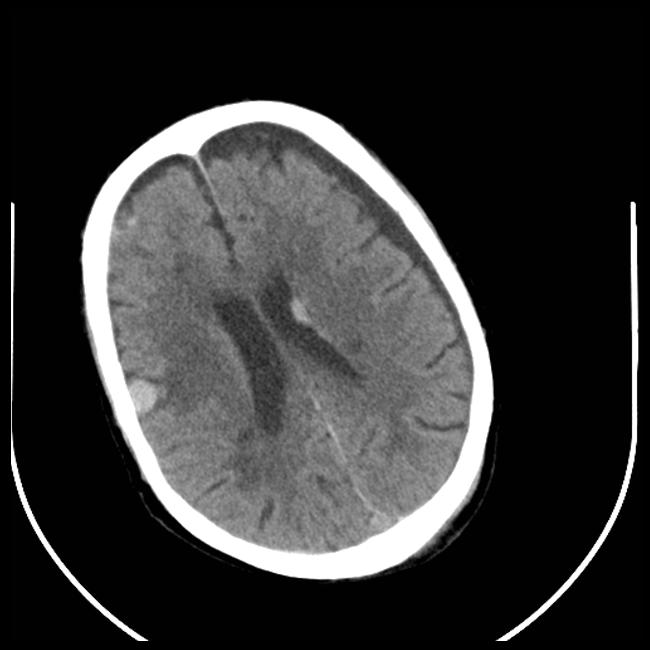
#> input picture img/92 (27).png, 650 x 650 px; its folder holds only this picture in this run
$ python main-kapur.py
#> lines starting #> are read from the running program, lines starting #| are printed output that depends on the picture
### src/segmentacion_kapur.py
import matplotlib.pyplot as plt
import numpy as np
import cv2
import pandas as pd
import os
import requests
import base64
from scipy.ndimage import label
import skimage.morphology
import skimage.measure
from skimage.measure import regionprops, label
import math
import random as rnd

class RSA:
    def __init__(self, image, N, T, lb, ub, dim):
        self.N = N
        self.T = T
        self.lb = lb
        self.ub = ub
        self.dim = dim
        self.image = image

    def initialization(self):
        X = np.random.rand(self.N, self.dim) * (self.ub - self.lb) + self.lb
        return X

    def objective_function(self,thresholds):
        # Histogram of the image
        histogram, _ = np.histogram(self.image, bins=256, range=(0, 256), density=True)
        thresholds = [int(round(t)) for t in thresholds]
        thresholds = sorted(thresholds)

        p_regions = []
        w_regions = []
        A_regions = []
        J = 0

        for region_idx in range(len(thresholds) + 1):
            start = 0 if region_idx == 0 else thresholds[region_idx - 1]
            end = thresholds[region_idx] if region_idx < len(thresholds) else 255

            p_region = [histogram[i] / np.sum(histogram) for i in range(start, end)]
            p_regions.append(p_region)
            w_regions.append(np.sum(p_region))

            A_region = [-(p / w_regions[region_idx]) * np.log(p / w_regions[region_idx]) if p > 0 else 0.001 for p in p_region]
            A_regions.append(A_region)

            J += np.sum(A_region)

        return J


    def resolve(self):
        #print('RSA está trabajando en tu problema')
        Best_P = np.zeros(self.dim)  # best positions
        Best_F = 0.0  # best fitness

        X = self.initialization()  # Initialize the positions of solution
        Xnew = np.zeros((self.N, self.dim))
        Conv = np.zeros(self.T)  # Convergence array

        t = 1  # starting iteration
        Alpha = 0.1  # the best value 0.1
        Beta = 0.1  # the best value 0.005

        Ffun = np.zeros(X.shape[0])  # (old fitness values)
        Ffun_new = np.zeros(X.shape[0])  # (new fitness values)

        for i in range(X.shape[0]):
            Ffun[i] = self.objective_function(X[i, :])  # Calculate the fitness values of solutions
            if Ffun[i] > Best_F:
                Best_F = Ffun[i]
                Best_P = X[i, :]

        while t < self.T + 1:  # Main loop
            ES = 2 * np.random.randn() * (1 - (t / self.T))  # Probability Ratio

            for i in range(X.shape[0]):
                R = (Best_P - X[np.random.randint(0, X.shape[0])]) / ((Best_P) + np.finfo(float).eps)
                P = Alpha + (X[i, :] - np.mean(X[i, :])) / ((Best_P) * (self.ub - self.lb) + np.finfo(float).eps)
                Eta = Best_P * P

                if t < self.T / 4:
                    Xnew[i, :] = Best_P - Eta * Beta - R * np.random.rand()
                elif self.T / 4 <= t < 2 * self.T / 4:
                    Xnew[i, :] = Best_P * X[np.random.randint(0, X.shape[0])] * ES * np.random.rand()
                elif 2 * self.T / 4 <= t < 3 * self.T / 4:
                    Xnew[i, :] = Best_P * P * np.random.rand()
                else:
                    Xnew[i, :] = Best_P - Eta * np.finfo(float).eps - R * np.random.rand()

                Flag_UB = Xnew[i, :] > self.ub  # check if they exceed (up) the boundaries
                Flag_LB = Xnew[i, :] < self.lb  # check if they exceed (down) the boundaries
                Xnew[i, :] = (Xnew[i, :] * (~(Flag_UB + Flag_LB))) + self.ub * Flag_UB + self.lb * Flag_LB
                Ffun_new[i] = self.objective_function(Xnew[i, :])

                if Ffun_new[i] > Ffun[i]:
                    X[i, :] = Xnew[i, :]
                    Ffun[i] = Ffun_new[i]
                if Ffun[i] > Best_F:
                    Best_F = Ffun[i]
                    Best_P = X[i, :]

            Conv[t-1] = Best_F  # Update the convergence curve

            #if t % 50 == 0:  # Print the best solution details after every 50 iterations
                #print(f"En la iteración {t}, la mejor solución tiene una aptitud de {Best_F}")
            t += 1

        return Best_F, Best_P, Conv

class TSO:
    def __init__(self, image, Particles_no, Max_iter, Low, Up, Dim):
        self.Particles_no = Particles_no
        self.Max_iter = Max_iter
        self.Low = Low
        self.Up = Up
        self.Dim = Dim
        self.image = image

    def initialization(self):
        X = np.random.rand(self.Particles_no, self.Dim) * (self.Up - self.Low) + self.Up
        return X

    def objective_function(self,thresholds):
        # Histogram of the image
        histogram, _ = np.histogram(self.image, bins=256, range=(0, 255), density=True)
        thresholds = [int(round(t)) for t in thresholds]
        thresholds = sorted(thresholds)

        p_regions = []
        w_regions = []
        A_regions = []
        J = 0

        for region_idx in range(len(thresholds) + 1):
            start = 0 if region_idx == 0 else thresholds[region_idx - 1]
            end = thresholds[region_idx] if region_idx < len(thresholds) else 255

            p_region = [histogram[i] / np.sum(histogram) for i in range(start, end)]
            p_regions.append(p_region)
            w_regions.append(np.sum(p_region))

            A_region = [-(p / w_regions[region_idx]) * np.log(p / w_regions[region_idx]) if p > 0 else 0.001 for p in p_region]
            A_regions.append(A_region)

            J += np.sum(A_region)

        return J

    def resolve(self):
        #print('TSO está trabajando en tu problema')
        Tuna1 = np.zeros(self.Dim)
        Tuna1_fit = float(0)
        T = self.initialization()
        Iter = 0
        aa = 0.7
        z = 0.05
        fitness = np.zeros(self.Particles_no)
        fit_old = np.zeros(self.Particles_no)
        C_old = np.zeros((self.Particles_no, self.Dim))
        while Iter < self.Max_iter:
            C = Iter / self.Max_iter
            a1 = aa + (1 - aa) * C
            a2 = (1 - aa) - (1 - aa) * C
            for i in range(T.shape[0]):
                Flag4ub = T[i, :] > self.Up
                Flag4lb = T[i, :] < self.Low
                T[i, :] = (T[i, :] * (~(Flag4ub + Flag4lb))) + self.Up * Flag4ub + self.Low * Flag4lb
                fitness[i] = self.objective_function(T[i, :])
                if fitness[i] > Tuna1_fit:
                    Tuna1_fit = fitness[i]
                    Tuna1 = T[i, :]

            if Iter == 0:
                fit_old = np.copy(fitness)
                C_old = np.copy(T)

            for i in range(self.Particles_no):
                if fit_old[i] > fitness[i]:
                    fitness[i] = fit_old[i]
                    T[i, :] = C_old[i, :]

            C_old = np.copy(T)
            fit_old = np.copy(fitness)
            t = (1 - Iter / self.Max_iter) ** (Iter / self.Max_iter)
            if np.random.rand() < z:
                T[0, :] = (self.Up - self.Low) * np.random.rand(self.Dim) + self.Low
            else:
                if 0.5 < np.random.rand():
                    r1 = np.random.rand()
                    Beta = np.exp(r1 * np.exp(3 * np.cos(np.pi * ((self.Max_iter - Iter + 1) / self.Max_iter)))) * (
                            np.cos(2 * np.pi * r1))
                    if C > np.random.rand():
                        T[0, :] = a1 * (Tuna1 + Beta * np.abs(Tuna1 - T[0, :])) + a2 * T[0, :]
                    else:
                        IndivRand = np.random.rand(self.Dim) * (self.Up - self.Low) + self.Low
                        T[0, :] = a1 * (IndivRand + Beta * np.abs(IndivRand - T[i, :])) + a2 * T[0, :]
                else:
                    TF = (np.random.rand() > 0.5) * 2 - 1
                    if 0.5 > np.random.rand():
                        T[0, :] = Tuna1 + np.random.rand(self.Dim) * (Tuna1 - T[0, :]) + TF * t ** 2 * (Tuna1 - T[0, :])
                    else:
                        T[0, :] = TF * t ** 2 * T[0, :]
            for i in range(1, self.Particles_no):
                if np.random.rand() < z:
                    T[i, :] = (self.Up - self.Low) * np.random.rand(self.Dim) + self.Low
                else:
                    if 0.5 < np.random.rand():
                        r1 = np.random.rand()
                        Beta = np.exp(r1 * np.exp(3 * np.cos(np.pi * ((self.Max_iter - Iter + 1) / self.Max_iter)))) * (
                                np.cos(2 * np.pi * r1))
                        if C > np.random.rand():
                            T[i, :] = a1 * (Tuna1 + Beta * np.abs(Tuna1 - T[i, :])) + a2 * T[i - 1, :]
                        else:
                            IndivRand = np.random.rand(self.Dim) * (self.Up - self.Low) + self.Low
                            T[i, :] = a1 * (IndivRand + Beta * np.abs(IndivRand - T[i, :])) + a2 * T[i - 1, :]
                    else:
                        TF = (np.random.rand() > 0.5) * 2 - 1
                        if 0.5 > np.random.rand():
                            T[i, :] = Tuna1 + np.random.rand(self.Dim) * (Tuna1 - T[i, :]) + TF * t ** 2 * (Tuna1 - T[i, :])
                        else:
                            T[i, :] = TF * t ** 2 * T[i, :]

            Iter += 1
            #if Iter % 50 == 0:  # Print the best solution details after every 50 iterations
                #print(f"En la iteración {Iter}, la mejor solución tiene una aptitud de {Tuna1_fit}")
        Convergence_curve = np.zeros(Iter)
        Convergence_curve[:Iter] = Tuna1_fit
        return Tuna1_fit, Tuna1, Convergence_curve

class HBA:
    # [132 lines left out: functions __init__, initialization, objective_function, check_constraint, fun_calcobjfunc, Intensity and 1 more, not called in this run]

class OPA:
    def __init__(self, image,N,tmax, lb, ub, dim):
        self.image = image
        self.dim = dim
        self.lb = lb
        self.ub = ub
        self.tmax = tmax
        self.N = N

    def initialization(self):
        X = np.random.rand(self.N, self.dim) * (self.ub - self.lb) + self.lb
        return X

    def objective_function(self,thresholds):
        # Histogram of the image
        histogram, _ = np.histogram(self.image, bins=256, range=(0, 256), density=True)
        thresholds = [int(round(t)) for t in thresholds]
        thresholds = sorted(thresholds)

        p_regions = []
        w_regions = []
        A_regions = []
        J = 0

        for region_idx in range(len(thresholds) + 1):
            start = 0 if region_idx == 0 else thresholds[region_idx - 1]
            end = thresholds[region_idx] if region_idx < len(thresholds) else 255

            p_region = [histogram[i] / np.sum(histogram) for i in range(start, end)]
            p_regions.append(p_region)
            w_regions.append(np.sum(p_region))

            A_region = [-(p / w_regions[region_idx]) * np.log(p / w_regions[region_idx]) if p > 0 else 0.001 for p in p_region]
            A_regions.append(A_region)

            J += np.sum(A_region)

        return J


    def choose(self, orcas):
        while True:
            oj = np.random.randint(len(orcas))
            ok = np.random.randint(len(orcas))
            ol = np.random.randint(len(orcas))
            if oj != ok and oj != ol and ok != ol:
                break
        return orcas[oj], orcas[ok], orcas[ol]

    def resolve(self):
        #print('OPA está trabajando en tu problema')

        p = 0.5
        q = 0.75
        F = 2
        Best_P = np.zeros(self.dim)
        Best_F = float(0)
        tmax = self.tmax

        X = self.initialization()
        Xnew = np.zeros((self.N, self.dim))
        Conv = np.zeros(self.tmax)

        Ffun = np.zeros(self.N)
        Ffun_new = np.zeros(self.N)

        for i in range(self.N):
            Ffun[i] = self.objective_function(X[i, :])
            if Ffun[i] > Best_F:
                Best_F = Ffun[i]
                Best_P = X[i, :]

        for t in range(tmax):
            Xnew = np.zeros((self.N, self.dim))  # Notar el cambio aquí
            u = 2 * (np.random.rand() - 0.5) * (tmax - t) / tmax
            M = np.mean(X)
            for i in range(self.N):  # Notar el cambio aquí
                oj, ok, ol = self.choose(X)
                dimension = X[i, :].shape[0]
                if p > np.random.rand():
                    if q > np.random.rand():
                        for k in range(dimension):
                            a = np.random.rand()
                            b = np.random.rand()
                            c = 1 - b
                            d = np.random.rand()
                            velocity = a * (d * Best_P - F * (b * M + c * X[k,:]))
                    else:
                        for k in range(dimension):
                            e = np.random.rand()
                            velocity = e * Best_P - X[k,:]
                else:
                    for k in range(dimension):
                        Xnew[k,:] = oj + u * (ok - ol)

                Flag_UB = Xnew[i, :] > ub  # check if they exceed (up) the boundaries
                Flag_LB = Xnew[i, :] < lb  # check if they exceed (down) the boundaries
                Xnew[i, :] = (Xnew[i, :] * (~(Flag_UB + Flag_LB))) + ub * Flag_UB + lb * Flag_LB

                Ffun_new[i] = self.objective_function(Xnew[i, :])
                if Ffun_new[i] > Ffun[i]:
                    X[i, :] = Xnew[i, :]
                    Ffun[i] = Ffun_new[i]
                if Ffun[i] > Best_F:
                    Best_F = Ffun[i]
                    Best_P = X[i, :]

            Conv[t] = Best_F
            #if t % 50 == 0:  # Print the best universe details after every 50 iterations
                #print(f"At iteration {t}, the best solution fitness is {Best_F}")


        return Best_F, Best_P, Conv


class BES:
    # [35 lines left out: functions __init__, objective_function, not called in this run]
    def population(self,pop_size,nVars):
        X = np.random.rand(pop_size, nVars) * (self.ub - self.lb) + self.lb
        return X

    # [102 lines left out: functions create_x_y_x1_y1__, resolve, not called in this run]

class GWO:
    # [10 lines left out: function __init__, not called in this run]

    def clip(self, position):
        """Garantizar que la posición esté dentro de los límites."""
        return [np.clip(position[i], self.lb[i], self.ub[i]) for i in range(self.dim)]

    # [42 lines left out: functions move_wolf, objective_function, init_wolves, not called in this run]


    def update_alpha_beta_delta(self):
        sorted_wolves = sorted(self.wolves, key=self.objective_function, reverse=True)
        return sorted_wolves[0], sorted_wolves[1], sorted_wolves[2]


    # [26 lines left out: functions evolve, solve, not called in this run]

#   hho = HHO(image, lb, ub, dim, N, T)
class HHO:
    # [154 lines left out: functions __init__, objective_function, optimize, Levy, not called in this run]

import numpy as np

class CSA:
    # [15 lines left out: function __init__, not called in this run]

    def calculate_histogram(self, image):
        return np.histogram(image, bins=256, range=(0, 256))[0]

    # [84 lines left out: functions objective_function, evolve, clean_and_show_binary_image, not called in this run]
def segment_image(image1, thresholds):
    # Crear una lista para almacenar las imágenes segmentadas
    segmented_images = []

    # Asignar etiquetas a cada región según los umbrales
    for i in range(len(thresholds) + 1):
        segmented_image = np.zeros_like(image1)  # Crear una nueva matriz en cada iteración

        if i == 0:
            segmented_image[image1 <= thresholds[i]] = 1
        elif i == len(thresholds):
            segmented_image[image1 > thresholds[i - 1]] = i + 1
        else:
            segmented_image[(image1 > thresholds[i - 1]) & (image1 <= thresholds[i])] = i + 1

        # Almacenar la imagen segmentada actual en la lista
        segmented_images.append(segmented_image)

    return segmented_images
def generate_single_channel_image(segmented_images):
    # Sumar todas las imágenes segmentadas para obtener una imagen en un solo canal
    result_image = np.sum(segmented_images, axis=0)

    # Escalar la imagen resultante para que esté en el rango [0, 255]
    result_image = (result_image / np.max(result_image) * 255).astype(np.uint8)
    result_image = np.asarray(result_image)
    return result_image
def ssim(img1, img2):
    C1 = (0.01 * 255)**2
    C2 = (0.03 * 255)**2

    img1 = img1.astype(np.float64)
    img2 = img2.astype(np.float64)
    kernel = cv2.getGaussianKernel(11, 1.5)
    window = np.outer(kernel, kernel.transpose())

    mu1 = cv2.filter2D(img1, -1, window)[5:-5, 5:-5]  # valid
    mu2 = cv2.filter2D(img2, -1, window)[5:-5, 5:-5]
    mu1_sq = mu1**2
    mu2_sq = mu2**2
    mu1_mu2 = mu1 * mu2
    sigma1_sq = cv2.filter2D(img1**2, -1, window)[5:-5, 5:-5] - mu1_sq
    sigma2_sq = cv2.filter2D(img2**2, -1, window)[5:-5, 5:-5] - mu2_sq
    sigma12 = cv2.filter2D(img1 * img2, -1, window)[5:-5, 5:-5] - mu1_mu2

    ssim_map = ((2 * mu1_mu2 + C1) * (2 * sigma12 + C2)) / ((mu1_sq + mu2_sq + C1) *
                                                            (sigma1_sq + sigma2_sq + C2))
    return ssim_map.mean()


def calculate_ssim(img1, img2):
    '''calculate SSIM
    the same outputs as MATLAB's
    img1, img2: [0, 255]
    '''

    if img1.ndim == 2:
        return ssim(img1, img2)
    elif img1.ndim == 3:
        if img1.shape[2] == 3:
            ssims = []
            for i in range(3):
                ssims.append(ssim(img1, img2))
            return np.array(ssims).mean()
        elif img1.shape[2] == 1:
            return ssim(np.squeeze(img1), np.squeeze(img2))
    else:
        raise ValueError('Wrong input image dimensions.')
def calculate_psnr(img1, img2):
    # img1 and img2 have range [0, 255]
    img1 = img1.astype(np.float64)
    img2 = img2.astype(np.float64)
    mse = np.mean((img1 - img2)**2)
    if mse == 0:
        return float('inf')
    return 20 * math.log10(255.0 / math.sqrt(mse))
# Ruta a la carpeta que contiene las imágenes
carpeta_imagenes = 'img'
# Obtener la lista de archivos en la carpeta
archivos_todos = os.listdir(carpeta_imagenes)
archivos = [archivo for archivo in archivos_todos if archivo.endswith('.png')]
#parámetros de las metaheurísticas
N = 30
T = 100
dim = 7
lb = np.full(dim, 0)
ub = np.full(dim, 255)
ejec=30
#metricas
RSA_vec, HBA_vec, OPA_vec, BES_vec, GWO_vec, CSA_vec, HHO_vec, TSO_vec = [], [], [], [], [], [], [], []
RSA_umbral, HBA_umbral, OPA_umbral, BES_umbral, GWO_umbral, CSA_umbral, HHO_umbral, TSO_umbral = [], [], [], [], [], [], [], []
RSA_PSNR, HBA_PSNR, OPA_PSNR, BES_PSNR, GWO_PSNR, CSA_PSNR, HHO_PSNR, TSO_PSNR = [], [], [], [], [], [], [], []
RSA_SSIM, HBA_SSIM, OPA_SSIM, BES_SSIM, GWO_SSIM, CSA_SSIM, HHO_SSIM, TSO_SSIM = [], [], [], [], [], [], [], []
convergencia = []

for i in archivos:
    print('Imagen:',i)
    ruta_imagen = os.path.join(carpeta_imagenes, i)
    # Cargar la imagen en su formato original (incluyendo profundidad de bits)
    image = cv2.imread(ruta_imagen, cv2.IMREAD_GRAYSCALE)
#> image is the input picture: shape (650, 650); min 0, max 255, mean 53

    if image.shape[0] != 96 or image.shape[1] != 96:
        # Redimensionar la imagen a 96x96
        image = cv2.resize(image, (96, 96), interpolation=cv2.INTER_AREA)
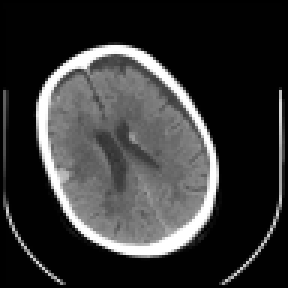
#> image: shape (96, 96) (shown 3 times larger); min 0, max 255, mean 53
#> (the rest of the program and of its run is left out)
